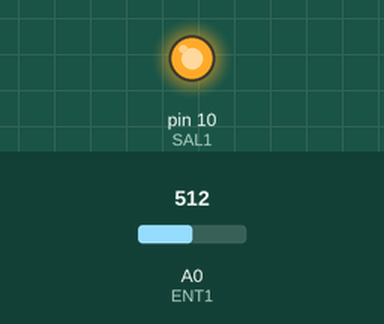
Bench run of a sketch on a simulated Arduino Uno, built with avr-gcc and run on an emulated ATmega328P. On the bench: output pins drawn as LEDs (lit = HIGH). Inputs (shaded band) come from the test bench; at power-on: A0 (ENT1) = 512.

Above: at 1.2 s.
1.3 s: A0 (ENT1) set to 4
2.8 s: A0 (ENT1) set to 1
At 3.2 s:
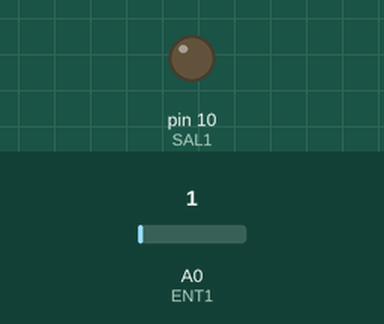
4.3 s: A0 (ENT1) set to 122
At 5.5 s:
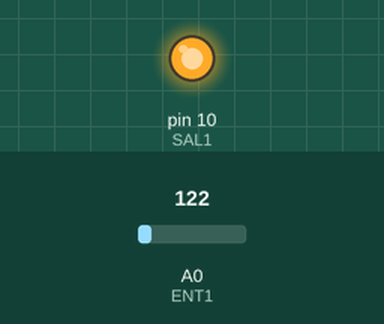
5.8 s: A0 (ENT1) set to 0
At 6.7 s:
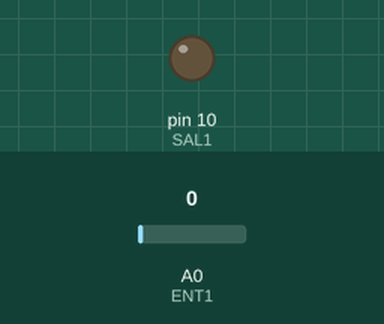
Timing chart, 0 to 8.3 s (numbered marks = the images above; inputs shaded):
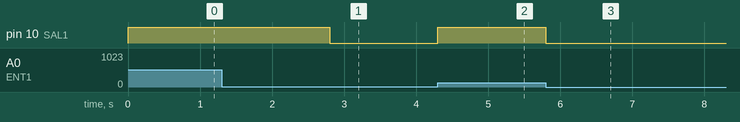

Measured:
- the behaviour switches between 3 and 2 on A0 (ENT1) (found by bisection; images 0 and 1)
- after the input at 1.3 s, every drawn part: stays the same
- after the input at 2.8 s, pin 10 (SAL1): HIGH → LOW at once
- after the input at 4.3 s, pin 10 (SAL1): LOW → HIGH at once
- after the input at 5.8 s, pin 10 (SAL1): HIGH → LOW at once

The sketch:

LDR_1.ino
```cpp
/*
 * Ejemplo básico del uso del Bloque LDR (Luz)
 * El Bloque LDR debe estar en ENT1 y un Bloque LED en SAL1
 * En este ejemplo si iluminamos el LDR con una linterna el LED
 * tiende a apagarse, por el contrario, si lo tapamos el LED
 * se enciende lo más fuerte posible.
 */

int SAL1=10;
int ENT1=14;

void setup()
{
  pinMode(SAL1,OUTPUT);
  pinMode(ENT1,INPUT);
}

void loop()
{
 analogWrite(SAL1,~analogRead(ENT1)/4);
}
```
